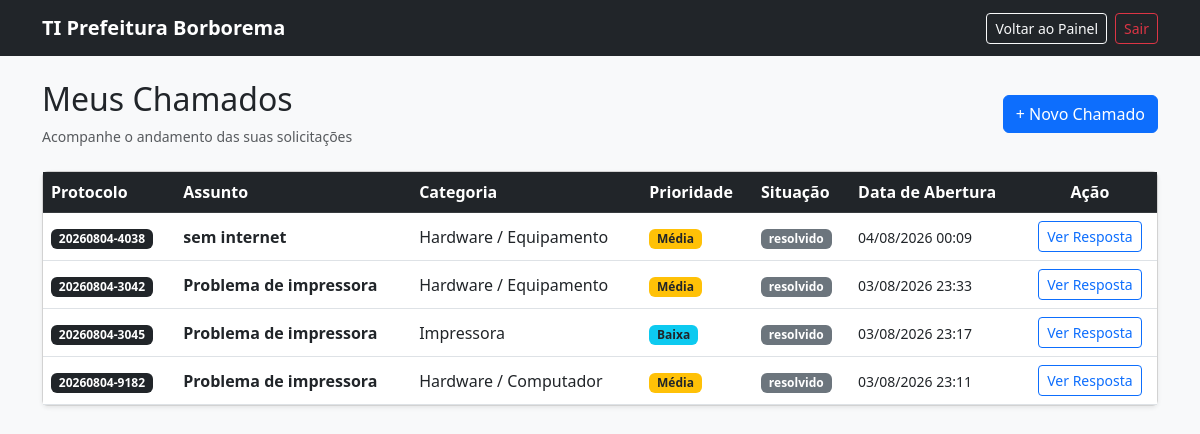
Screenshot of /usuario/meus_chamados.php (signed in) with the database file from the repository.
### tables this page shows
CREATE TABLE `chamados` (
  `id` int(11) NOT NULL,
  `protocolo` varchar(20) NOT NULL,
  `titulo` varchar(150) NOT NULL,
  `descricao` text NOT NULL,
  `status` enum('novo','aberto','em_andamento','resolvido') NOT NULL DEFAULT 'novo',
  `prioridade` enum('baixa','media','alta','urgente') DEFAULT 'media',
  `usuario_id` int(11) NOT NULL,
  `tecnico_id` int(11) DEFAULT NULL,
  `categoria_id` int(11) NOT NULL,
  `criado_em` timestamp NOT NULL DEFAULT current_timestamp(),
  `atualizado_em` timestamp NOT NULL DEFAULT current_timestamp() ON UPDATE current_timestamp(),
  `fechado_em` datetime DEFAULT NULL,
  `tempo_atendimento` int(11) DEFAULT NULL COMMENT 'Tempo em segundos'
);

CREATE TABLE `categorias` (
  `id` int(11) NOT NULL,
  `nome` varchar(100) NOT NULL,
  `descricao` varchar(255) DEFAULT NULL,
  `ativo` tinyint(1) DEFAULT 1
);

### usuario/meus_chamados.php (the view, shortened to what this page needs)
<?php
require_once __DIR__ . '/../config/conexao.php';
$usuario_id = $_SESSION['usuario_id'];
try {
    $sql = "SELECT
                c.id,
                c.protocolo,
                c.titulo,
                c.status,
                c.prioridade,
                c.criado_em,
                cat.nome AS categoria_nome
            FROM chamados c
            LEFT JOIN categorias cat ON c.categoria_id = cat.id
            WHERE c.usuario_id = :usuario_id
            ORDER BY c.criado_em DESC";
    $stmt = $pdo->prepare($sql);
    $stmt->execute(['usuario_id' => $usuario_id]);
    $meusChamados = $stmt->fetchAll();
} catch (PDOException $e) {
    $meusChamados = [];
    $mensagemErro = "Erro ao buscar seus chamados: " . $e->getMessage();
}
?>
<!DOCTYPE html>
<html lang="pt-BR">
<head>
    <link href="https://cdn.jsdelivr.net/npm/bootstrap@5.3.0/dist/css/bootstrap.min.css" rel="stylesheet">
</head>
<body class="bg-light">
    <nav class="navbar navbar-expand-lg navbar-dark bg-dark">
        <div class="container">
            <a class="navbar-brand fw-bold" href="/helpdesk_prefeitura/account/painel.php">TI Prefeitura Borborema</a>
            <div class="d-flex align-items-center text-white">
                <a href="/helpdesk_prefeitura/account/painel.php" class="btn btn-outline-light btn-sm me-2">Voltar ao Painel</a>
                <a href="/helpdesk_prefeitura/account/logout.php" class="btn btn-outline-danger btn-sm">Sair</a>
            </div>
        </div>
    </nav>
    <div class="container mt-4">
        <div class="d-flex justify-content-between align-items-center mb-4">
            <div>
                <h2>Meus Chamados</h2>
                <p class="text-muted small mb-0">Acompanhe o andamento das suas solicitações</p>
            </div>
            <a href="abrir_chamado.php" class="btn btn-primary">+ Novo Chamado</a>
        </div>
        <div class="card shadow-sm">
            <div class="card-body p-0">
                <div class="table-responsive">
                    <table class="table table-hover align-middle mb-0">
                        <thead class="table-dark">
                            <tr>
                                <th>Protocolo</th>
                                <th>Assunto</th>
                                <th>Categoria</th>
                                <th>Prioridade</th>
                                <th>Situação</th>
                                <th>Data de Abertura</th>
                                <th class="text-center">Ação</th>
                            </tr>
                        </thead>
                        <tbody>
                            <?php if (count($meusChamados) > 0): ?>
                                <?php foreach ($meusChamados as $chamado): ?>
                                    <tr>
                                        <td>
                                            <span class="badge bg-dark"><?= htmlspecialchars($chamado['protocolo'] ?? '#'.$chamado['id']) ?></span>
                                        </td>
                                        <td><strong><?= htmlspecialchars($chamado['titulo']) ?></strong></td>
                                        <td><?= htmlspecialchars($chamado['categoria_nome'] ?? 'Geral') ?></td>
                                        <td>
                                            <?php if ($chamado['prioridade'] === 'alta'): ?>
                                                <span class="badge bg-danger">Alta</span>
                                            <?php elseif ($chamado['prioridade'] === 'media'): ?>
                                                <span class="badge bg-warning text-dark">Média</span>
                                            <?php else: ?>
                                                <span class="badge bg-info text-dark">Baixa</span>
                                            <?php endif; ?>
                                        </td>
                                        <td>
                                            <?php if ($chamado['status'] === 'aberto'): ?>
                                                <span class="badge bg-primary">Aberto</span>
                                            <?php elseif ($chamado['status'] === 'em_andamento'): ?>
                                                <span class="badge bg-warning text-dark">Em Andamento</span>
                                            <?php elseif ($chamado['status'] === 'fechado'): ?>
                                                <span class="badge bg-success">Fechado</span>
                                            <?php else: ?>
                                                <span class="badge bg-secondary"><?= htmlspecialchars($chamado['status']) ?></span>
                                            <?php endif; ?>
                                        </td>
                                        <td>
                                            <small><?= date('d/m/Y H:i', strtotime($chamado['criado_em'])) ?></small>
                                        </td>
                                        <td class="text-center">
                                            <a href="ver_chamado.php?id=<?= $chamado['id'] ?>" class="btn btn-sm btn-outline-primary">
                                                Ver Resposta
                                            </a>
                                        </td>
                                    </tr>
                                <?php endforeach; ?>
                            <?php endif; ?>
                        </tbody>
                    </table>
                </div>
            </div>
        </div>
    </div>
</body>
</html>

### rows the page displays
chamados: protocolo "20260804-4038", titulo "sem internet", categoria.nome "Hardware / Equipamento", prioridade "Média", status "resolvido", criado_em "04/08/2026 00:09"
chamados: protocolo "20260804-3042", titulo "Problema de impressora", categoria.nome "Hardware / Equipamento", prioridade "Média", status "resolvido", criado_em "03/08/2026 23:33"
chamados: protocolo "20260804-3045", titulo "Problema de impressora", categoria.nome "Impressora", prioridade "Baixa", status "resolvido", criado_em "03/08/2026 23:17"
chamados: protocolo "20260804-9182", titulo "Problema de impressora", categoria.nome "Hardware / Computador", prioridade "Média", status "resolvido", criado_em "03/08/2026 23:11"
